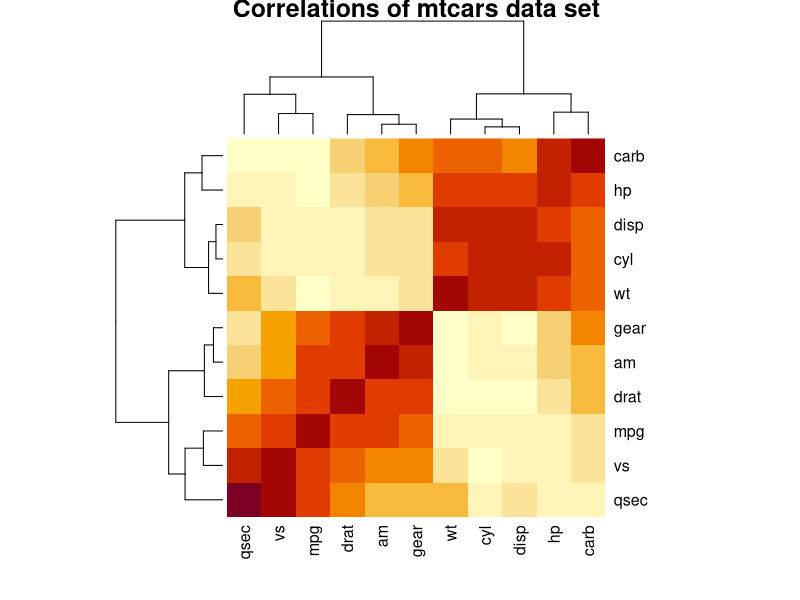
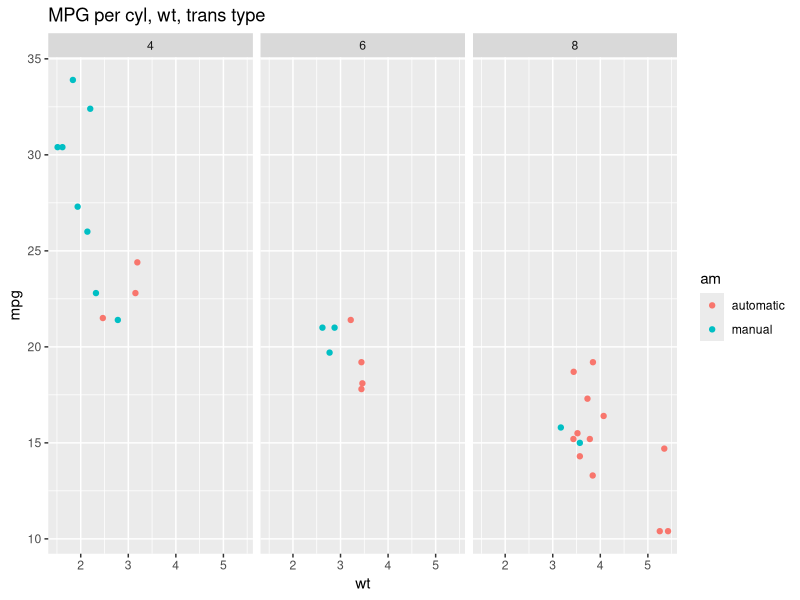
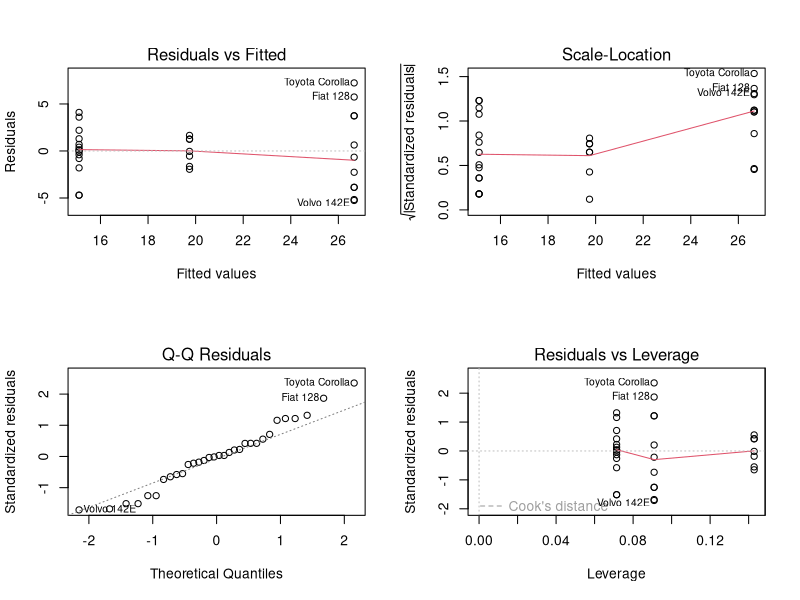
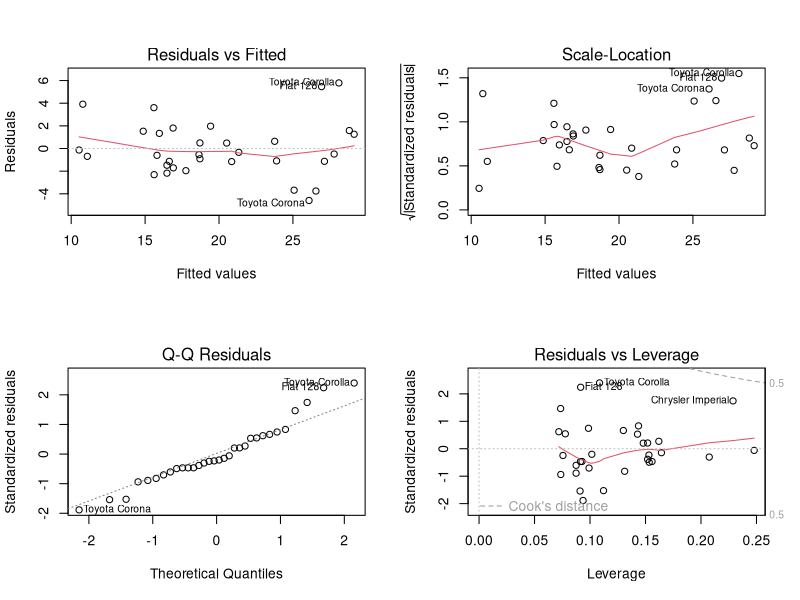
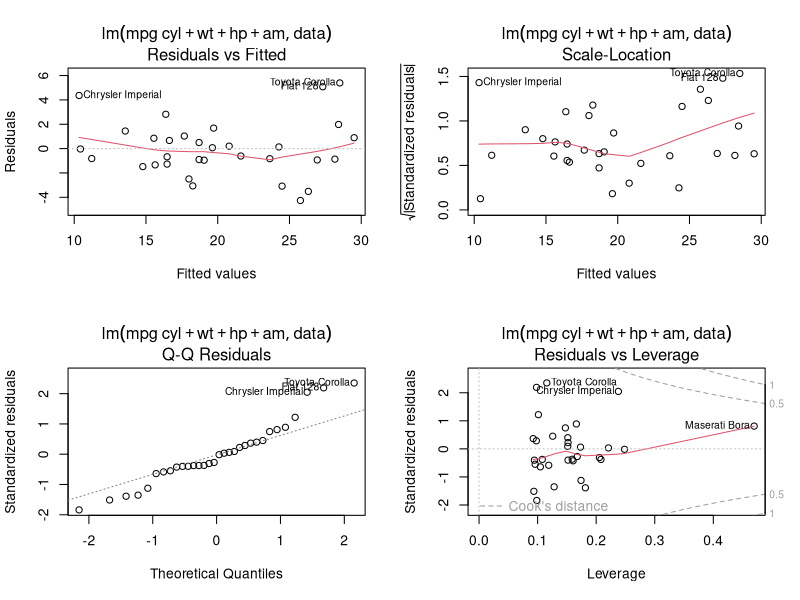
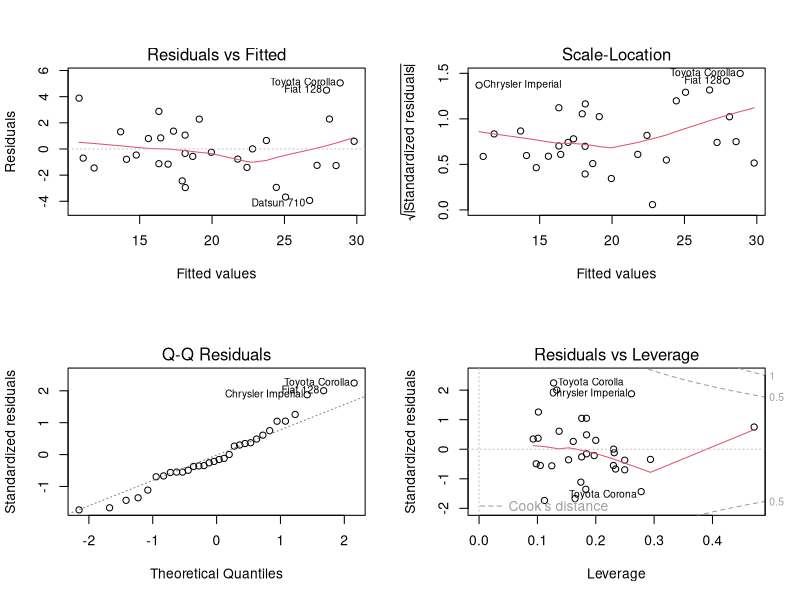

Here is the R script that generated these plots, in order:
## ---- chunk 1
data<-mtcars
## ---- chunk 2
data$cyl<-factor(data$cyl);data$am<-factor(data$am);data$gear<-factor(data$gear);data$carb<-factor(data$carb)
levels(data$am)<-c("automatic", "manual")
## ---- chunk 3
stepmodel <- step(lm(data=data, mpg ~ .),trace=0,steps=1000, direction="both"); print(stepmodel$call)
## ---- chunk 4
stepmodel <- step(lm(data=mtcars, mpg ~ .),trace=0,steps=1000, direction="both"); print(stepmodel$call)
## ---- chunk 5
model1<-lm(mpg~am, data=data); summary(model1)$coef
model2<-lm(mpg~cyl, data=data); summary(model2)$coef
## ---- chunk 6
model3<-lm(mpg~cyl+wt, data=data); model4<-lm(mpg~cyl+wt+hp, data=data); model5<-lm(mpg~cyl+wt+hp+am, data=data)
## ---- chunk 7
adj.r2<-c(summary(model1)$adj.r.squared,  summary(model2)$adj.r.squared,  summary(model3)$adj.r.squared,  summary(model4)$adj.r.squared,  summary(model5)$adj.r.squared)
names(adj.r2)<-c("model1", "model2", "model3", "model4", "model5"); print(adj.r2)
## ---- chunk 8
heatmap(cor(mtcars), main="Correlations of mtcars data set")
## ---- chunk 9
library(ggplot2)
qplot(x=wt, y=mpg, data=data, colour=am, facets=. ~ cyl, main="MPG per cyl, wt, trans type")
## ---- chunk 10
summary(model2)
layout(matrix(c(1,2,3,4),2,2)) # optional 4 graphs/page 
plot(model2)
## ---- chunk 11
summary(model3)
layout(matrix(c(1,2,3,4),2,2)) # optional 4 graphs/page 
plot(model3)
## ---- chunk 12
summary(model4)
layout(matrix(c(1,2,3,4),2,2)) # optional 4 graphs/page 
plot(model4, main=summary(model5)$call)
## ---- chunk 13
summary(model5)
layout(matrix(c(1,2,3,4),2,2)) # optional 4 graphs/page 
plot(model5)
